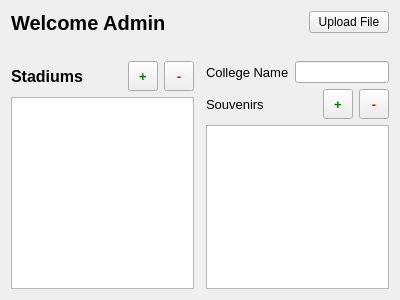
<?xml version="1.0" encoding="UTF-8"?>
<ui version="4.0">
 <class>DashboardPage</class>
 <widget class="QWidget" name="DashboardPage">
  <property name="geometry">
   <rect>
    <x>0</x>
    <y>0</y>
    <width>400</width>
    <height>300</height>
   </rect>
  </property>
  <property name="windowTitle">
   <string>DashboardPage</string>
  </property>
  <layout class="QVBoxLayout" name="verticalLayout">
   <item>
    <layout class="QGridLayout" name="gridLayout">
     <item row="0" column="0" alignment="Qt::AlignmentFlag::AlignLeft|Qt::AlignmentFlag::AlignTop">
      <widget class="QLabel" name="label_2">
       <property name="font">
        <font>
         <pointsize>15</pointsize>
         <bold>true</bold>
        </font>
       </property>
       <property name="text">
        <string>Welcome Admin</string>
       </property>
      </widget>
     </item>
     <item row="2" column="0">
      <layout class="QVBoxLayout" name="verticalLayout_6">
       <item>
        <layout class="QHBoxLayout" name="horizontalLayout_4">
         <item>
          <widget class="QLabel" name="stadiumLabel">
           <property name="font">
            <font>
             <pointsize>12</pointsize>
             <bold>true</bold>
            </font>
           </property>
           <property name="text">
            <string>Stadiums</string>
           </property>
          </widget>
         </item>
         <item>
          <widget class="QPushButton" name="addStadiumButton">
           <property name="sizePolicy">
            <sizepolicy hsizetype="Fixed" vsizetype="Fixed">
             <horstretch>0</horstretch>
             <verstretch>0</verstretch>
            </sizepolicy>
           </property>
           <property name="minimumSize">
            <size>
             <width>30</width>
             <height>30</height>
            </size>
           </property>
           <property name="maximumSize">
            <size>
             <width>30</width>
             <height>30</height>
            </size>
           </property>
           <property name="styleSheet">
            <string notr="true">QPushButton {
    color: green;
	font: bold;
	font-size: 10pt;
	text-align: center;
	padding: 0px;
    margin: 0px;
}</string>
           </property>
           <property name="text">
            <string>+</string>
           </property>
          </widget>
         </item>
         <item>
          <widget class="QPushButton" name="removeCampusButton">
           <property name="sizePolicy">
            <sizepolicy hsizetype="Fixed" vsizetype="Fixed">
             <horstretch>0</horstretch>
             <verstretch>0</verstretch>
            </sizepolicy>
           </property>
           <property name="minimumSize">
            <size>
             <width>30</width>
             <height>30</height>
            </size>
           </property>
           <property name="maximumSize">
            <size>
             <width>30</width>
             <height>30</height>
            </size>
           </property>
           <property name="styleSheet">
            <string notr="true">QPushButton {
    color: red;
	font: bold;
	font-size: 10pt;
	text-align: center;
	padding: 0px;
    margin: 0px;
}</string>
           </property>
           <property name="text">
            <string>-</string>
           </property>
          </widget>
         </item>
        </layout>
       </item>
       <item>
        <widget class="QListView" name="stadiumList">
         <property name="editTriggers">
          <set>QAbstractItemView::EditTrigger::NoEditTriggers</set>
         </property>
        </widget>
       </item>
      </layout>
     </item>
     <item row="2" column="2">
      <layout class="QVBoxLayout" name="rightSide">
       <item>
        <layout class="QHBoxLayout" name="stadiumNameContainer">
         <item>
          <widget class="QLabel" name="stadiumName">
           <property name="font">
            <font>
             <pointsize>10</pointsize>
             <bold>false</bold>
             <kerning>true</kerning>
            </font>
           </property>
           <property name="text">
            <string>College Name</string>
           </property>
          </widget>
         </item>
         <item>
          <widget class="QLineEdit" name="stadiumNameLineEdit"/>
         </item>
        </layout>
       </item>
       <item>
        <layout class="QVBoxLayout" name="souvenirContainer">
         <item>
          <layout class="QHBoxLayout" name="horizontalLayout_5">
           <item>
            <widget class="QLabel" name="label_5">
             <property name="font">
              <font>
               <pointsize>10</pointsize>
               <bold>false</bold>
              </font>
             </property>
             <property name="text">
              <string>Souvenirs</string>
             </property>
            </widget>
           </item>
           <item>
            <widget class="QPushButton" name="addSouvenirButton">
             <property name="sizePolicy">
              <sizepolicy hsizetype="Fixed" vsizetype="Fixed">
               <horstretch>0</horstretch>
               <verstretch>0</verstretch>
              </sizepolicy>
             </property>
             <property name="minimumSize">
              <size>
               <width>30</width>
               <height>30</height>
              </size>
             </property>
             <property name="maximumSize">
              <size>
               <width>30</width>
               <height>30</height>
              </size>
             </property>
             <property name="styleSheet">
              <string notr="true">QPushButton {
    color: green;
	font: bold;
	font-size: 10pt;
	text-align: center;
	padding: 0px;
    margin: 0px;
}</string>
             </property>
             <property name="text">
              <string>+</string>
             </property>
            </widget>
           </item>
           <item>
            <widget class="QPushButton" name="removeSouvenirButton">
             <property name="sizePolicy">
              <sizepolicy hsizetype="Fixed" vsizetype="Fixed">
               <horstretch>0</horstretch>
               <verstretch>0</verstretch>
              </sizepolicy>
             </property>
             <property name="minimumSize">
              <size>
               <width>30</width>
               <height>30</height>
              </size>
             </property>
             <property name="maximumSize">
              <size>
               <width>30</width>
               <height>30</height>
              </size>
             </property>
             <property name="styleSheet">
              <string notr="true">QPushButton {
    color: red;
	font: bold;
	font-size: 10pt;
	text-align: center;
	padding: 0px;
    margin: 0px;
}</string>
             </property>
             <property name="text">
              <string>-</string>
             </property>
            </widget>
           </item>
          </layout>
         </item>
         <item>
          <widget class="QTableView" name="tableView">
           <property name="styleSheet">
            <string notr="true">QTableView::item {
    padding-left: 5px;

}</string>
           </property>
           <property name="editTriggers">
            <set>QAbstractItemView::EditTrigger::DoubleClicked</set>
           </property>
           <attribute name="verticalHeaderVisible">
            <bool>false</bool>
           </attribute>
          </widget>
         </item>
        </layout>
       </item>
      </layout>
     </item>
     <item row="1" column="0">
      <spacer name="verticalSpacer">
       <property name="orientation">
        <enum>Qt::Orientation::Vertical</enum>
       </property>
       <property name="sizeType">
        <enum>QSizePolicy::Policy::Fixed</enum>
       </property>
       <property name="sizeHint" stdset="0">
        <size>
         <width>20</width>
         <height>20</height>
        </size>
       </property>
      </spacer>
     </item>
     <item row="2" column="1">
      <widget class="Line" name="line_3">
       <property name="sizePolicy">
        <sizepolicy hsizetype="Preferred" vsizetype="Minimum">
         <horstretch>0</horstretch>
         <verstretch>0</verstretch>
        </sizepolicy>
       </property>
       <property name="frameShadow">
        <enum>QFrame::Shadow::Sunken</enum>
       </property>
       <property name="lineWidth">
        <number>1</number>
       </property>
       <property name="midLineWidth">
        <number>0</number>
       </property>
       <property name="orientation">
        <enum>Qt::Orientation::Vertical</enum>
       </property>
      </widget>
     </item>
     <item row="0" column="2" alignment="Qt::AlignmentFlag::AlignRight|Qt::AlignmentFlag::AlignTop">
      <widget class="QPushButton" name="uploadFile">
       <property name="text">
        <string>Upload File</string>
       </property>
      </widget>
     </item>
    </layout>
   </item>
  </layout>
 </widget>
 <resources/>
 <connections/>
</ui>
